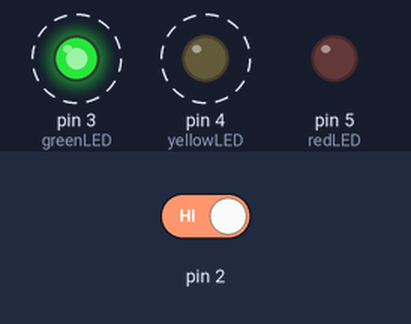
Bench run of a sketch on a simulated Arduino Uno, built with avr-gcc and run on an emulated ATmega328P. On the bench: output pins drawn as LEDs (lit = HIGH). Dashed ring = blinking. The test bench sets the inputs (shaded band); at power-on: pin 2 HIGH.

Above: at 1.8 s.
1.9 s: pin 2 driven LOW
At 2.12 s:
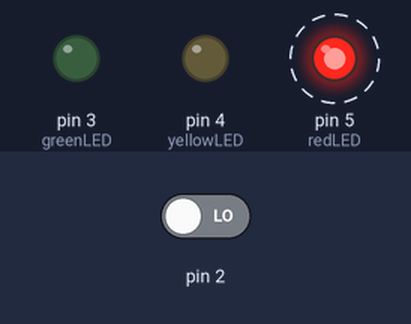
At 4.8 s:
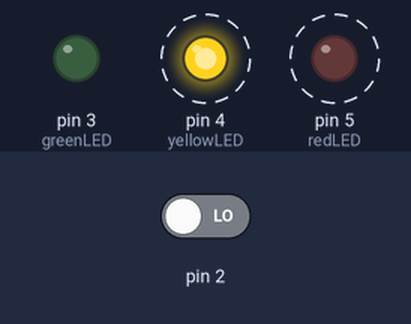
4.9 s: pin 2 driven HIGH
At 5.37 s:
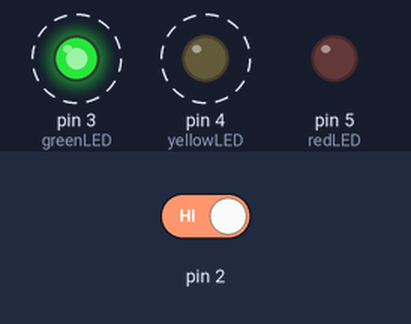
Timing chart, 0 to 13.9 s (numbered marks = the images above; inputs shaded):
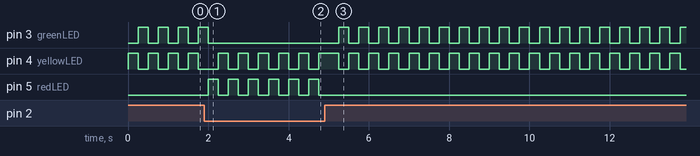

Measured:
- after the input at 1.9 s, pin 3 (greenLED): goes on until 2.0 s, then stays LOW; pin 5 (redLED): alternates HIGH for 0.25 s and LOW for 0.25 s, starting after 0.10 s
- after the input at 4.9 s, pin 3 (greenLED): alternates HIGH for 0.25 s and LOW for 0.25 s, starting after 0.35 s; pin 5 (redLED): stops changing and stays LOW
- by itself, pin 3 (greenLED), pin 4 (yellowLED): alternates HIGH for 0.25 s and LOW for 0.25 s

The sketch:

spaceship_interface.ino
```cpp
int switchState = 0;
int greenLED = 3;
int yellowLED = 4;
int redLED = 5;
void setup() {

  pinMode(greenLED, OUTPUT);
  pinMode(yellowLED, OUTPUT);
  pinMode(redLED, OUTPUT);
  pinMode(2, INPUT);


}

void loop() {

  switchState = digitalRead(2);

  if (switchState == LOW){
    digitalWrite(greenLED,LOW);
    digitalWrite(redLED,HIGH);
    digitalWrite(yellowLED,LOW);
    delay(250);
    digitalWrite(greenLED,LOW);
    digitalWrite(yellowLED,HIGH);
    digitalWrite(redLED, LOW);
    delay(250);
  }
  else{
    digitalWrite(greenLED, LOW);
    digitalWrite(yellowLED, HIGH);
    digitalWrite(redLED, LOW);

    delay(250);
    digitalWrite(yellowLED, LOW);
    digitalWrite(greenLED, HIGH);
    digitalWrite(redLED, LOW);
    delay(250);
  }

}
```
